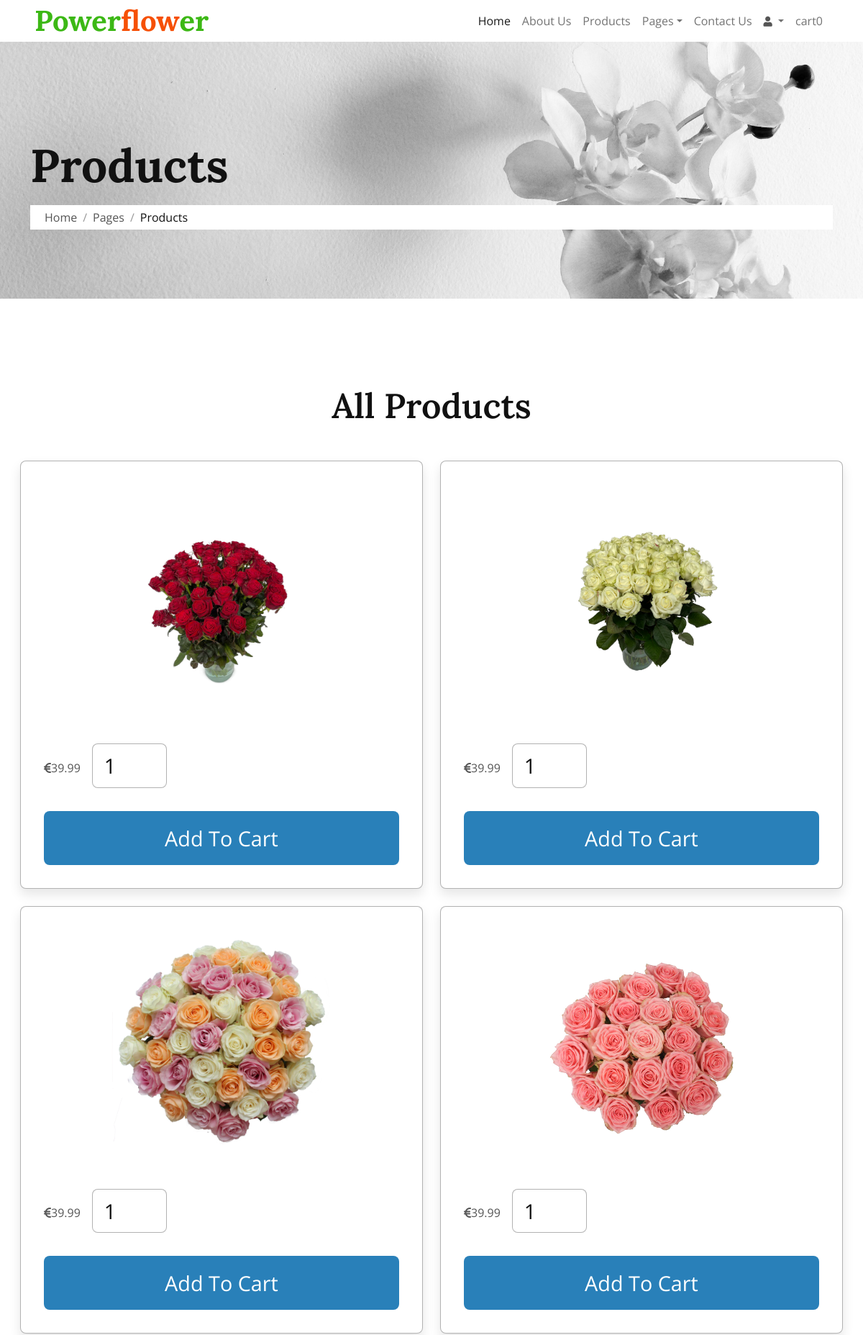
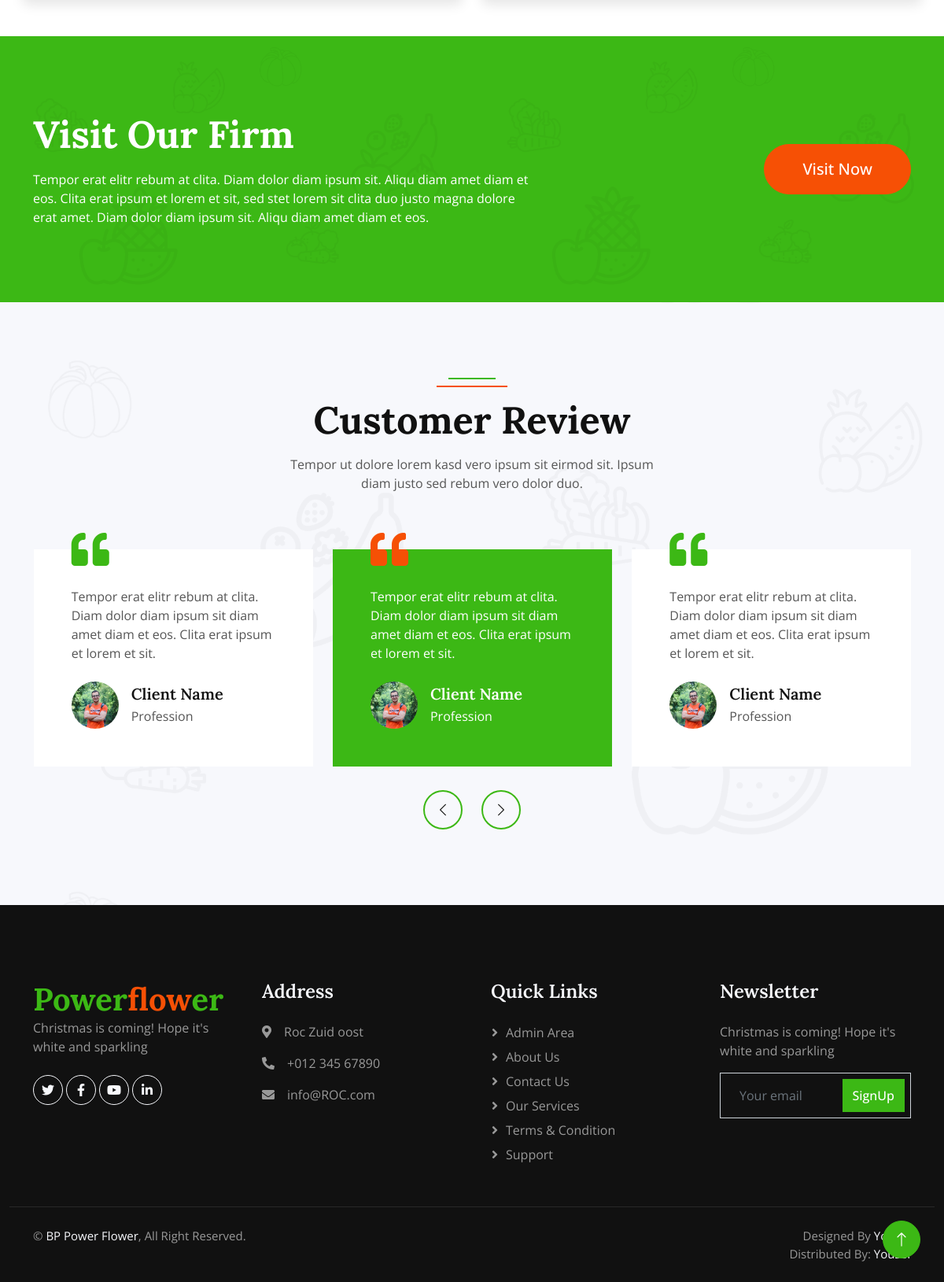
The page /product.php on the database its author committed (2 pictures, top to bottom).
### tables this page shows
CREATE TABLE `postproducer` (
  `id` int(11) NOT NULL,
  `FlowerBrand` int(11) NOT NULL,
  `BrandName` varchar(120) NOT NULL,
  `FlowerOverview` longtext NOT NULL,
  `Price` decimal(10,2) NOT NULL,
  `aantal` int(11) NOT NULL,
  `Vimage1` varchar(120) NOT NULL DEFAULT '',
  `UpdationDate` timestamp NULL DEFAULT NULL ON UPDATE current_timestamp()
);

### product.php (the view, shortened to what this page needs)
<?php
include('includes/config.php');
?>
<!DOCTYPE html>
<html lang="en">
<head>
    <link rel="stylesheet" href="https://cdnjs.cloudflare.com/ajax/libs/font-awesome/6.2.1/css/all.min.css" />
    <link href="https://cdnjs.cloudflare.com/ajax/libs/font-awesome/5.10.0/css/all.min.css" rel="stylesheet">
    <link href="https://cdn.jsdelivr.net/npm/bootstrap-icons@1.4.1/font/bootstrap-icons.css" rel="stylesheet">
    <link href="assets/alib/animate/animate.min.css" rel="stylesheet">
    <link href="assets/lib/owlcarousel/assets/owl.carousel.min.css" rel="stylesheet">
    <link href="assets/css/bootstrap.min.css" rel="stylesheet">
    <link href="assets/css/style.css" rel="stylesheet">
</head>
<body>
    <?php include('includes/header.php'); ?>
    <div class="container-fluid page-header mb-5 wow fadeIn" data-wow-delay="0.1s">
        <div class="container">
            <h1 class="display-3 mb-3 animated slideInDown">Products</h1>
            <nav aria-label="breadcrumb animated slideInDown">
                <ol class="breadcrumb mb-0">
                    <li class="breadcrumb-item"><a class="text-body" href="#">Home</a></li>
                    <li class="breadcrumb-item"><a class="text-body" href="#">Pages</a></li>
                    <li class="breadcrumb-item text-dark active" aria-current="page">Products</li>
                </ol>
            </nav>
        </div>
    </div>
    <section class="products">
        <h1 class="heading">all products</h1>
        <div class="box-container">
            <?php
                $select_products = $dbh->prepare("SELECT * FROM postproducer");
                $select_products->execute();
                if($select_products->rowCount() > 0){
                    while($fetch_prodcut = $select_products->fetch(PDO::FETCH_ASSOC)){
                ?>
            <form action="" method="POST" class="box">
                <img src="uploaded_files/<?= $fetch_prodcut['Vimage1']; ?>" class="image" alt="" />
                <div class="flex">
                    <p class="Price"><i class="fa-solid fa-euro-sign"></i><?= $fetch_prodcut['Price'] ?></p>
                    <input type="number" name="qty" required min="1" value="1" max="99" maxlength="2" class="qty" />
                </div>
                <?php if($_SESSION['login'])
              {?>
                <input type="submit" name="add_to_cart" value="add to cart" class="btnn" />
                <?php } else { ?>
                <a type="submit" href="#loginform" name="add_to_cart" onclick="myFunction()" value="add to cart" class="btnn">add to cart</a>
                <?php } ?>
            </form>
            <?php
                  }
               }else{
                  echo '<p class="empty">no products found!</p>';
               }
            ?>
        </div>
    </section>
    <div class="container-fluid bg-primary bg-icon mt-5 py-6">
        <div class="container">
            <div class="row g-5 align-items-center">
                <div class="col-md-7 wow fadeIn" data-wow-delay="0.1s">
                    <h1 class="display-5 text-white mb-3">Visit Our Firm</h1>
                    <p class="text-white mb-0">Tempor erat elitr rebum at clita. Diam dolor diam ipsum sit. Aliqu diam amet diam et eos. Clita erat ipsum et lorem et sit, sed stet lorem sit clita duo justo magna dolore erat amet. Diam dolor diam ipsum sit. Aliqu diam amet diam et eos.</p>
                </div>
                <div class="col-md-5 text-md-end wow fadeIn" data-wow-delay="0.5s">
                    <a class="btn btn-lg btn-secondary rounded-pill py-3 px-5" href="">Visit Now</a>
                </div>
            </div>
        </div>
    </div>
    <div class="container-fluid bg-light bg-icon py-6">
        <div class="container">
            <div class="section-header text-center mx-auto mb-5 wow fadeInUp" data-wow-delay="0.1s" style="max-width: 500px;">
                <h1 class="display-5 mb-3">Customer Review</h1>
                <p>Tempor ut dolore lorem kasd vero ipsum sit eirmod sit. Ipsum diam justo sed rebum vero dolor duo.</p>
            </div>
            <div class="owl-carousel testimonial-carousel wow fadeInUp" data-wow-delay="0.1s">
                <div class="testimonial-item position-relative bg-white p-5 mt-4">
                    <i class="fa fa-quote-left fa-3x text-primary position-absolute top-0 start-0 mt-n4 ms-5"></i>
                    <p class="mb-4">Tempor erat elitr rebum at clita. Diam dolor diam ipsum sit diam amet diam et eos. Clita erat ipsum et lorem et sit.</p>
                    <div class="d-flex align-items-center">
                        <img class="flex-shrink-0 rounded-circle" src="assets/img/testimonial-1.jpg" alt="">
                        <div class="ms-3">
                            <h5 class="mb-1">Client Name</h5>
                            <span>Profession</span>
                        </div>
                    </div>
                </div>
                <div class="testimonial-item position-relative bg-white p-5 mt-4">
                    <i class="fa fa-quote-left fa-3x text-primary position-absolute top-0 start-0 mt-n4 ms-5"></i>
                    <p class="mb-4">Tempor erat elitr rebum at clita. Diam dolor diam ipsum sit diam amet diam et eos. Clita erat ipsum et lorem et sit.</p>
                    <div class="d-flex align-items-center">
                        <img class="flex-shrink-0 rounded-circle" src="assets/img/testimonial-2.jpg" alt="">
                        <div class="ms-3">
                            <h5 class="mb-1">Client Name</h5>
                            <span>Profession</span>
                        </div>
                    </div>
                </div>
                <div class="testimonial-item position-relative bg-white p-5 mt-4">
                    <i class="fa fa-quote-left fa-3x text-primary position-absolute top-0 start-0 mt-n4 ms-5"></i>
                    <p class="mb-4">Tempor erat elitr rebum at clita. Diam dolor diam ipsum sit diam amet diam et eos. Clita erat ipsum et lorem et sit.</p>
                    <div class="d-flex align-items-center">
                        <img class="flex-shrink-0 rounded-circle" src="assets/img/testimonial-4.jpg" alt="">
                        <div class="ms-3">
                            <h5 class="mb-1">Client Name</h5>
                            <span>Profession</span>
                        </div>
                    </div>
                </div>
            </div>
        </div>
    </div>
    <?php include('includes/footer.php'); ?>
    <a href="#" class="btn btn-lg btn-primary btn-lg-square rounded-circle back-to-top"><i class="bi bi-arrow-up"></i></a>
</body>
</html>

### includes/header.php (shortened to what this page needs)
<header>
 <div class="container-fluid fixed-top px-0 wow fadeIn" data-wow-delay="0.1s">
        <nav class="navbar navbar-expand-lg navbar-light py-lg-0 px-lg-5 wow fadeIn" data-wow-delay="0.1s">
            <a href="index.php" class="navbar-brand ms-4 ms-lg-0">
                <h1 class="fw-bold text-primary m-0">Power<span class="text-secondary">flow</span>er</h1>
            </a>
            <div class="collapse navbar-collapse" id="navbarCollapse">
                <div class="navbar-nav ms-auto p-4 p-lg-0">
                    <a href="index.php" class="nav-item nav-link active">Home</a>
                    <a href="about.php" class="nav-item nav-link">About Us</a>
                    <a href="product.php" class="nav-item nav-link">Products</a>
                    <div class="nav-item dropdown">
                        <a href="#" class="nav-link dropdown-toggle" data-bs-toggle="dropdown">Pages</a>
                    </div>
                    <a href="contact.php" class="nav-item nav-link">Contact Us</a>
                    <div class="nav-item dropdown">
                        <a href="#loginform" onclick="myFunction()" class="nav-link dropdown-toggle" data-bs-toggle="dropdown"><small class="fa fa-user text-body"></small>
                        <?php
                            $email = $_SESSION['login'];
                            $sql = "SELECT FullName FROM users WHERE EmailId=:email ";
                            $query = $dbh->prepare($sql);
                            $query->bindParam(':email', $email, PDO::PARAM_STR);
                            $query->execute();
                            $results = $query->fetchAll(PDO::FETCH_OBJ);
                            if ($query->rowCount() > 0) {
                            foreach ($results as $result) {
                                echo htmlentities($result->FullName);
                            }
                        } ?></a>
                    </div>
                    <?php
                    $count_cart_items = $dbh->prepare("SELECT * FROM `cart` WHERE user_id = ?");
                    $count_cart_items->execute([$user_id]);
                    $total_cart_items = $count_cart_items->rowCount();
                    ?>
                    <a href="cart.php" class="nav-item nav-link">cart<span><?= $total_cart_items; ?></span></a>
                </div>
            </div>
        </nav>
    </div>
</header>

### includes/footer.php
<footer>
<div class="container-fluid bg-dark footer pt-5 wow fadeIn" data-wow-delay="0.1s">
    <div class="container py-5">
        <div class="row g-5">
            <div class="col-lg-3 col-md-6">
                <h1 class="fw-bold text-primary m-0">Power<span class="text-secondary">flow</span>er</h1>
                <p>Christmas is coming! Hope it's white and sparkling</p>
                <div class="d-flex pt-2">
                    <a class="btn btn-square btn-outline-light rounded-circle me-1" href=""><i class="fab fa-twitter"></i></a>
                    <a class="btn btn-square btn-outline-light rounded-circle me-1" href=""><i class="fab fa-facebook-f"></i></a>
                    <a class="btn btn-square btn-outline-light rounded-circle me-1" href=""><i class="fab fa-youtube"></i></a>
                    <a class="btn btn-square btn-outline-light rounded-circle me-0" href=""><i class="fab fa-linkedin-in"></i></a>
                </div>
            </div>
            <div class="col-lg-3 col-md-6">
                <h4 class="text-light mb-4">Address</h4>
                <p><i class="fa fa-map-marker-alt me-3"></i>Roc Zuid oost</p>
                <p><i class="fa fa-phone-alt me-3"></i>+012 345 67890</p>
                <p><i class="fa fa-envelope me-3"></i>info@ROC.com</p>
            </div>
            <div class="col-lg-3 col-md-6">
                <h4 class="text-light mb-4">Quick Links</h4>
                <a class="btn btn-link" href="admin/index.php">Admin Area</a>
                <a class="btn btn-link" href="">About Us</a>
                <a class="btn btn-link" href="">Contact Us</a>
                <a class="btn btn-link" href="">Our Services</a>
                <a class="btn btn-link" href="">Terms & Condition</a>
                <a class="btn btn-link" href="">Support</a>
            </div>
            <div class="col-lg-3 col-md-6">
                <h4 class="text-light mb-4">Newsletter</h4>
                <p>Christmas is coming! Hope it's white and sparkling</p>
                <div class="position-relative mx-auto" style="max-width: 400px;">
                    <input class="form-control bg-transparent w-100 py-3 ps-4 pe-5" type="text" placeholder="Your email">
                    <button type="button" class="btn btn-primary py-2 position-absolute top-0 end-0 mt-2 me-2">SignUp</button>
                </div>
            </div>
        </div>
    </div>
    <div class="container-fluid copyright">
        <div class="container">
            <div class="row">
                <div class="col-md-6 text-center text-md-start mb-3 mb-md-0">
                    &copy; <a href="#">BP Power Flower</a>, All Right Reserved.
                </div>
                <div class="col-md-6 text-center text-md-end">
                    Designed By <a href="https://htmlcodex.com">Yousef</a>
                    <br>Distributed By: <a href="https://themewagon.com" target="_blank">Yousef</a>
                </div>
            </div>
        </div>
    </div>
</div>
</footer>

### assets/css/style.css (style rules this page uses)
:root { --primary: #3CB815; --secondary: #F65005; --light: #F7F8FC; --dark: #111111; --main-color: #2980b9; --red: #e74c3c; --orange: #f39c12; --light-color: #666; --light-bg: #eee; --white: #fff; --black: #2c3e50; --border: .1rem solid rgba(0,0,0,.3); --box-shodow: 0 .5rem 1rem rgba(0,0,0,.1); }
.back-to-top { position: fixed; display: none; right: 30px; bottom: 30px; z-index: 99; }
.py-6 { padding-top: 6rem; padding-bottom: 6rem; }
.bg-icon { background: url(../img/bg-icon.png) center center repeat; background-size: contain; }
.btn { font-weight: 500; transition: .5s; }
.btn.btn-primary, .btn.btn-secondary, .btn.btn-outline-primary:hover, .btn.btn-outline-secondary:hover { color: #FFFFFF; }
.btn-square { width: 38px; height: 38px; }
.btn-lg-square { width: 48px; height: 48px; }
.btn-square, .btn-sm-square, .btn-lg-square { padding: 0; display: flex; align-items: center; justify-content: center; font-weight: normal; }
nav { display: flex; background: rgb(255, 255, 255); padding: 5px 20px; }
a { color: rgb(0, 0, 0); text-decoration: none; }
.page-header { padding-top: 12rem; padding-bottom: 6rem; background: url(../img/carousel-1.jpg) top right no-repeat; background-size: cover; }
.breadcrumb-item+.breadcrumb-item::before { color: #999999; }
.section-header { position: relative; padding-top: 25px; }
.section-header::before { position: absolute; content: ""; width: 60px; height: 2px; top: 0; left: 50%; transform: translateX(-50%); background: var(--primary); }
.section-header::after { position: absolute; content: ""; width: 90px; height: 2px; top: 10px; left: 50%; transform: translateX(-50%); background: var(--secondary); }
.testimonial-carousel .owl-item .testimonial-item img { width: 60px; height: 60px; }
.testimonial-carousel .owl-item .testimonial-item, .testimonial-carousel .owl-item .testimonial-item * { transition: .5s; }
.testimonial-carousel .owl-item.center .testimonial-item { background: var(--primary) !important; }
.testimonial-carousel .owl-item.center .testimonial-item * { color: #FFFFFF !important; }
.testimonial-carousel .owl-item.center .testimonial-item i { color: var(--secondary) !important; }
.footer { color: #999999; }
.footer .btn.btn-link { display: block; margin-bottom: 5px; padding: 0; text-align: left; color: #999999; font-weight: normal; text-transform: capitalize; transition: .3s; }
.footer .btn.btn-link::before { position: relative; content: "\f105"; font-family: "Font Awesome 5 Free"; font-weight: 900; color: #999999; margin-right: 10px; }
.footer .copyright { padding: 25px 0; font-size: 15px; border-top: 1px solid rgba(256, 256, 256, .1); }
.footer .copyright a { color: var(--light); }
.products .box-container { display: grid; grid-template-columns: repeat(auto-fit, 35rem); align-items: flex-start; justify-content: center; gap: 1.5rem; }
.heading { margin-top: 10%; text-align: center; padding-bottom: 2.5rem; font-size: 3rem; color: var(--dark); text-transform: capitalize; }
.products .box-container .box { border: var(--border); box-shadow: var(--box-shodow); background-color: var(--white); padding: 2rem; border-radius: .5rem; }
.products .box-container .box .image { height: 20rem; width: 100%; object-fit: contain; margin-bottom: 2rem; }
.products .box-container .box .flex { padding-bottom: 1rem; display: flex; gap: 1rem; align-items: flex-end; }
.products .box-container .box .flex .qty { border: var(--border); border-radius: .5rem; padding: .5rem 1rem; width: 6.5rem; font-size: 1.8rem; color: var(--dark); }
.btnn, .delete-btn { display: block; text-align: center; width: 100%; margin-top: 1rem; padding: 1rem 3rem; color: var(--white); cursor: pointer; font-size: 1.8rem; text-transform: capitalize; border-radius: .5rem; }
.btnn { background-color: var(--main-color); }

### rows shown on the page
postproducer: Vimage1 (picture), Price "39.99"
postproducer: Vimage1 (picture), Price "39.99"
postproducer: Vimage1 (picture), Price "39.99"
postproducer: Vimage1 (picture), Price "39.99"

### other values the page prints
$total_cart_items "0"
